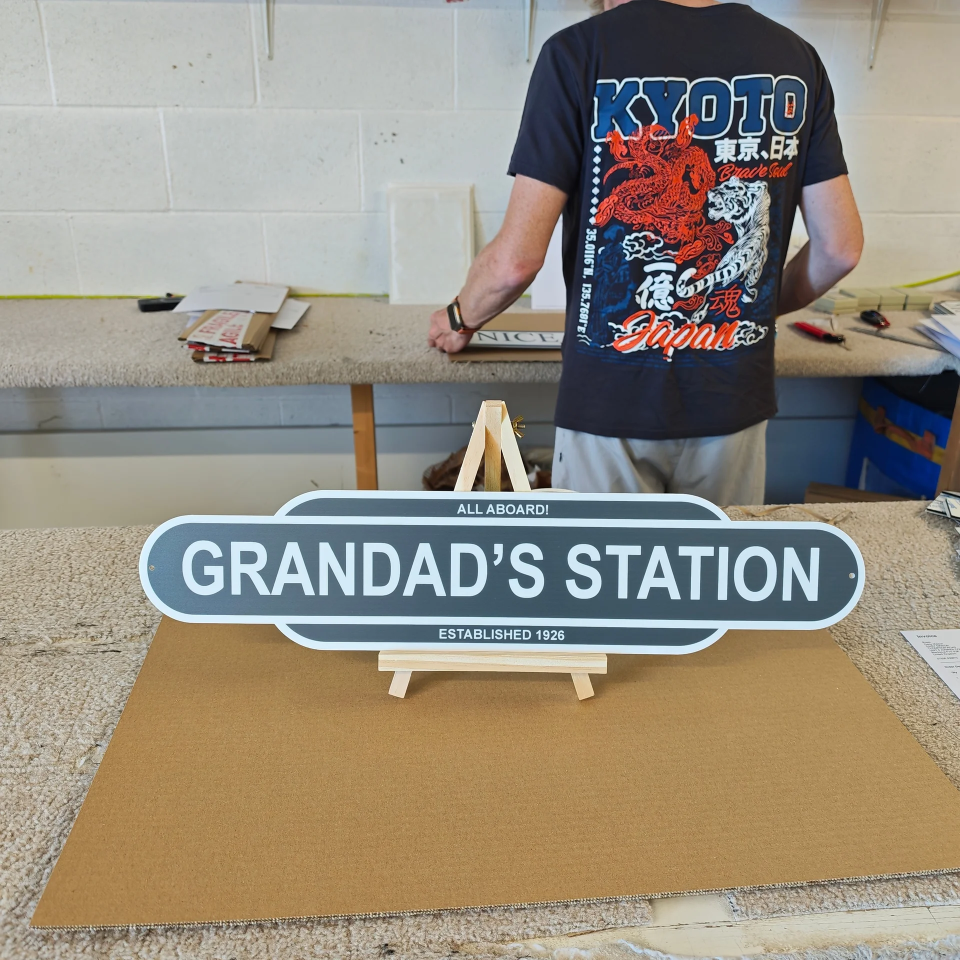
#> input picture Content Pipeline/Creative Studio/active/DM-C017-synthetic-sign-turn/source/max-workshop-back-reference.webp, 1920 x 1920 px (shown at 1/2 size)
$ python comp.py ../../active/DM-C017-synthetic-sign-turn/source/max-workshop-back-reference.webp ../../active/DM-C017-synthetic-sign-turn/source/max-workshop-profile-reference.webp
#> lines starting #> are read from the running program, lines starting #| are printed output that depends on the picture
import sys
from PIL import Image
import numpy as np
src=Image.open(sys.argv[1]).convert("RGB"); out=sys.argv[2]
#> further down, src is the input picture: PIL image 1920x1920 RGB; mean R, G, B 149.8, 141.7, 128.1
W,H=1080,1920
img=src.resize((1080, round(src.height*1080/src.width)), Image.LANCZOS)
top=H-img.height
#> top = 840
a=np.asarray(img).astype(float)
band=a[:40].reshape(-1,3); col=np.median(band,axis=0)
#> after `col = np.median(band, axis=0)`: col = [174, 181, 186]
canvas=np.zeros((H,W,3)); canvas[:]=col
#> after `canvas[:] = col`:
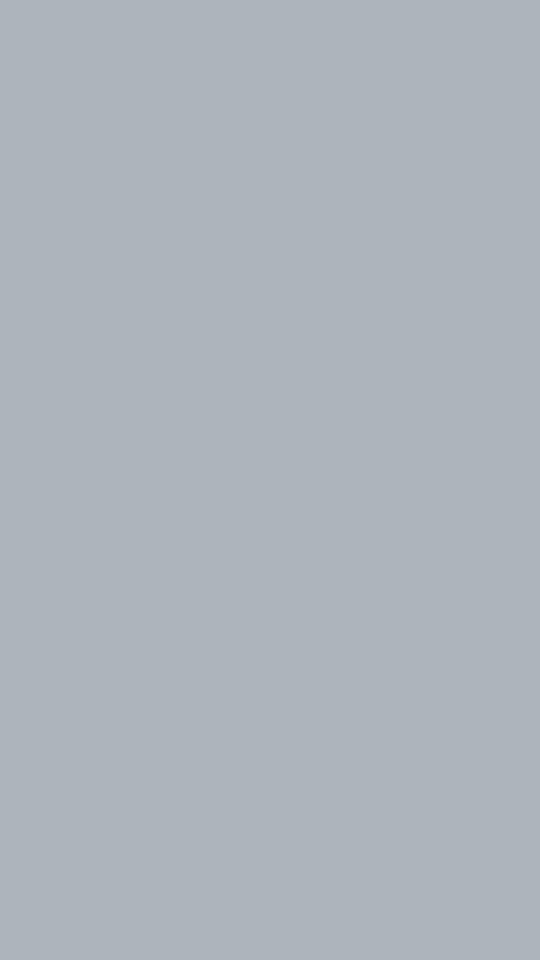
#> canvas: shape (1920, 1080, 3) float64 (shown at 1/2 size); mean of channels 0, 1, 2 174, 181, 186; drawn as R, G, B
# per-column colour of top band for a seamless continuation
colcol=a[:30].mean(axis=0)  # (W,3)
#> colcol = 1080 rows, first 8: [192, 195, 190.2], [191.8, 194.9, 190], [192.4, 195.5, 190.4], [192.8, 195.8, 190.8], [192.7, 195.8, 190.4], [192.8, 195.8, 190.4], [192.5, 195.6, 190.1], [192.1, 195.1, 189.8]
for y in range(top):
    t=y/top
    canvas[y]=col*(1-t)+colcol*t
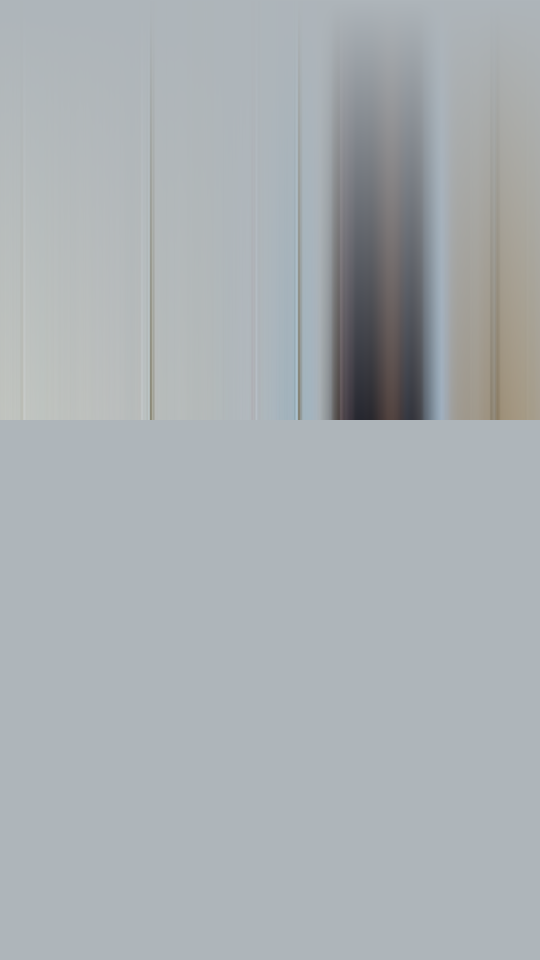
#> canvas: shape (1920, 1080, 3) float64 (shown at 1/2 size); mean of channels 0, 1, 2 169.7, 175.6, 179.2; drawn as R, G, B
canvas[top:]=a
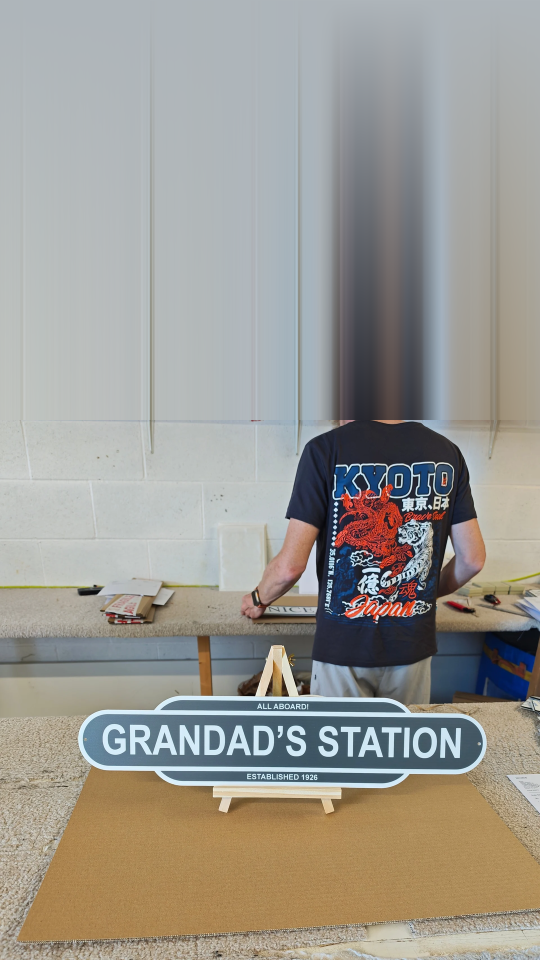
#> canvas: shape (1920, 1080, 3) float64 (shown at 1/2 size); mean of channels 0, 1, 2 156.1, 153.5, 146.7; drawn as R, G, B
# soft blend seam over 60px
for i in range(60):
    t=i/60; y=top+i
    canvas[y]=colcol*(1-t)+a[i]*t
base=Image.fromarray(canvas.clip(0,255).astype('uint8'))
#> (the run stopped early here; a loop or call above may not have finished)

$ run again, on Content Pipeline/Creative Studio/active/DM-C017-synthetic-sign-turn/source/max-workshop-side-reference.webp
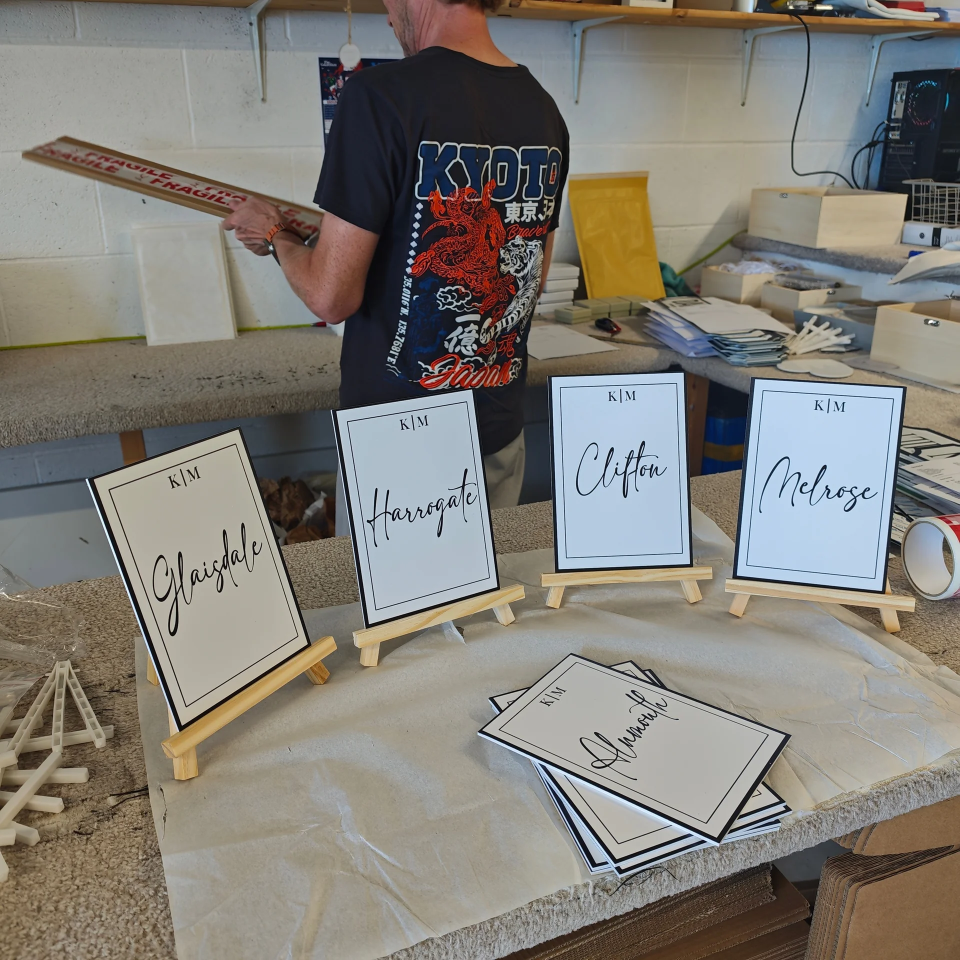
#> input picture Content Pipeline/Creative Studio/active/DM-C017-synthetic-sign-turn/source/max-workshop-side-reference.webp, 1920 x 1920 px (shown at 1/2 size)
#> src is the input picture: PIL image 1920x1920 RGB; mean R, G, B 130.7, 127, 120
#> col = [106, 97, 84]
#> colcol = 1080 rows, first 8: [106.4, 108.6, 106.7], [106.3, 108.6, 106.6], [107.5, 109.7, 107.9], [107.6, 110, 108], [107.4, 109.6, 107.8], [108, 110.1, 108.4], [106.8, 109.2, 107.3], [106.9, 108.8, 107]
#> after the loop `for y in range(top):`:
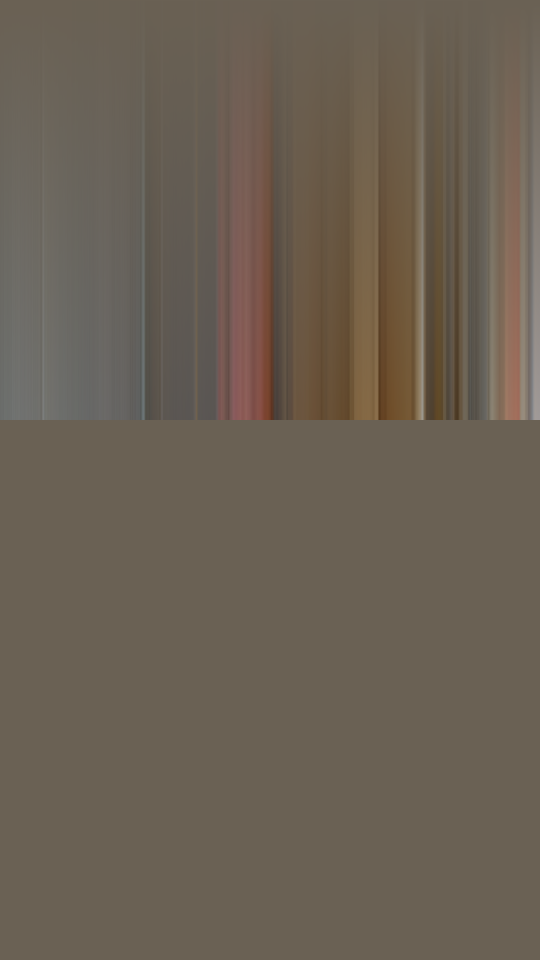
#> canvas: shape (1920, 1080, 3) float64 (shown at 1/2 size); mean of channels 0, 1, 2 106.8, 96.4, 83.4; drawn as R, G, B
#> `canvas[top:]=a`:
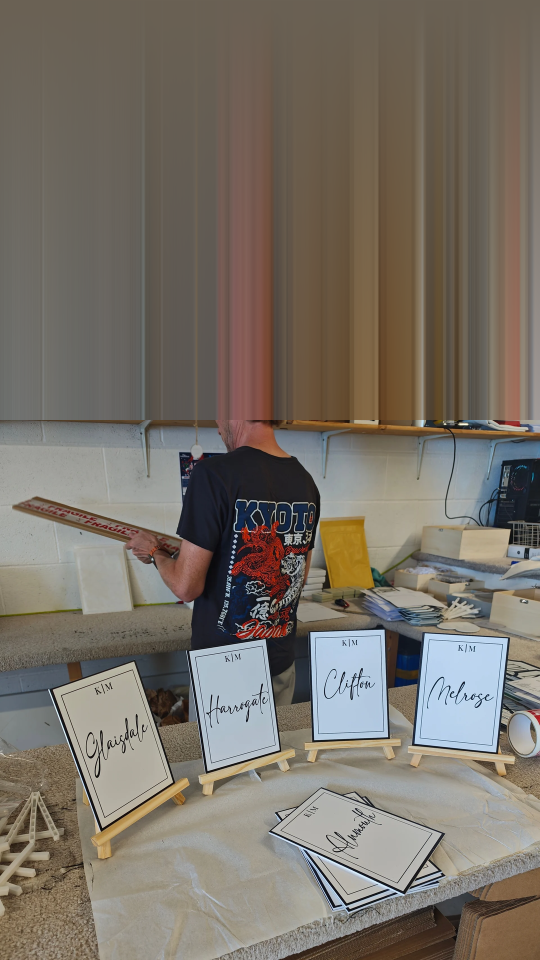
#> canvas: shape (1920, 1080, 3) float64 (shown at 1/2 size); mean of channels 0, 1, 2 120.7, 113.2, 103.6; drawn as R, G, B
